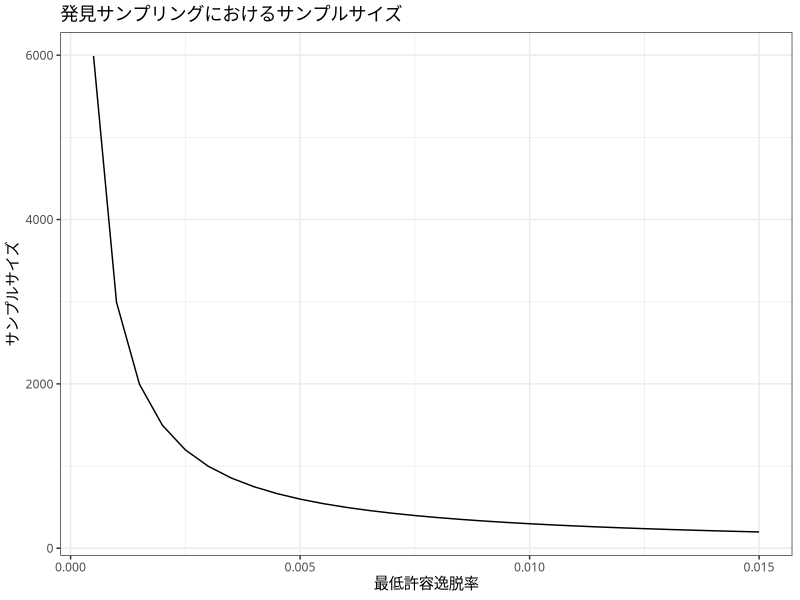
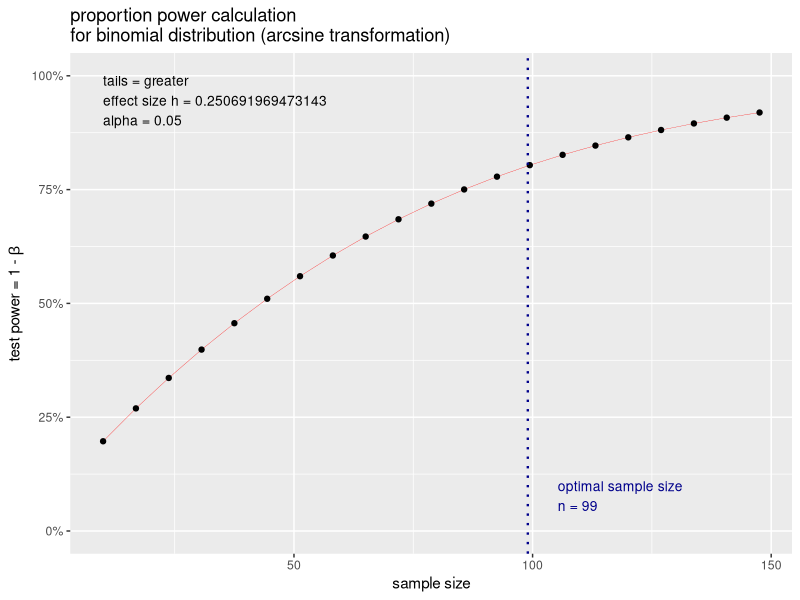
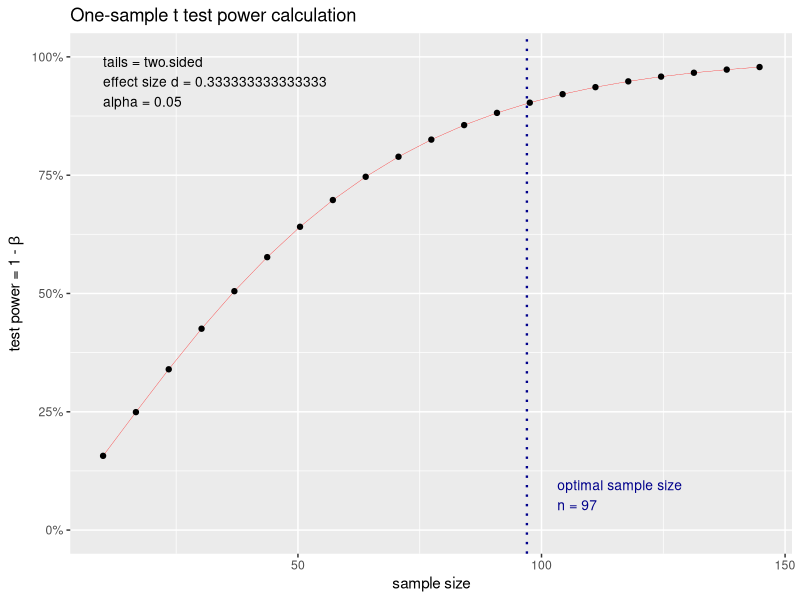

Recreate these plots in R, in order.
## ---- chunk 1
#| message: false
#| output-location: slide
library(tidyverse)
p <- seq(0.0005, 0.015, 0.0005) # minimum acceptable error rate
c <- 0.95 # confidence level
n <- log(1-c)/log(1-p) # sample size
samp <- data.frame(p, n)
ggplot(samp) + aes(p, n) + geom_line() +
  labs(
    title = "発見サンプリングにおけるサンプルサイズ",
    x = "最低許容逸脱率",
    y = "サンプルサイズ") + theme_bw(base_family = "HiraginoSans-W3")
## ---- chunk 2
library(pwr) # Power test
sample <- pwr.p.test( # proportion test
  h = ES.h( # effect size
    p1 = 0.05, # intolerable error rate
    p2 = 0.01  # expected error rate
  ),
  sig.level = 0.05, # significance level
  power = 0.80, # power
  alternative = "greater") # one-side test
sample # output
## ---- chunk 3
# output pwr packages
plot(sample)
## ---- chunk 4
#| fig-cap: "Power and Sample Size for One-sided Test"
Delta <- 20
sigma <- 60
d <- Delta/sigma
sample <- pwr.t.test(
  d = d,
  sig.level = 0.05,
  power = 0.90,
  type = 'one.sample')
sample
## ---- chunk 5
plot(sample)
